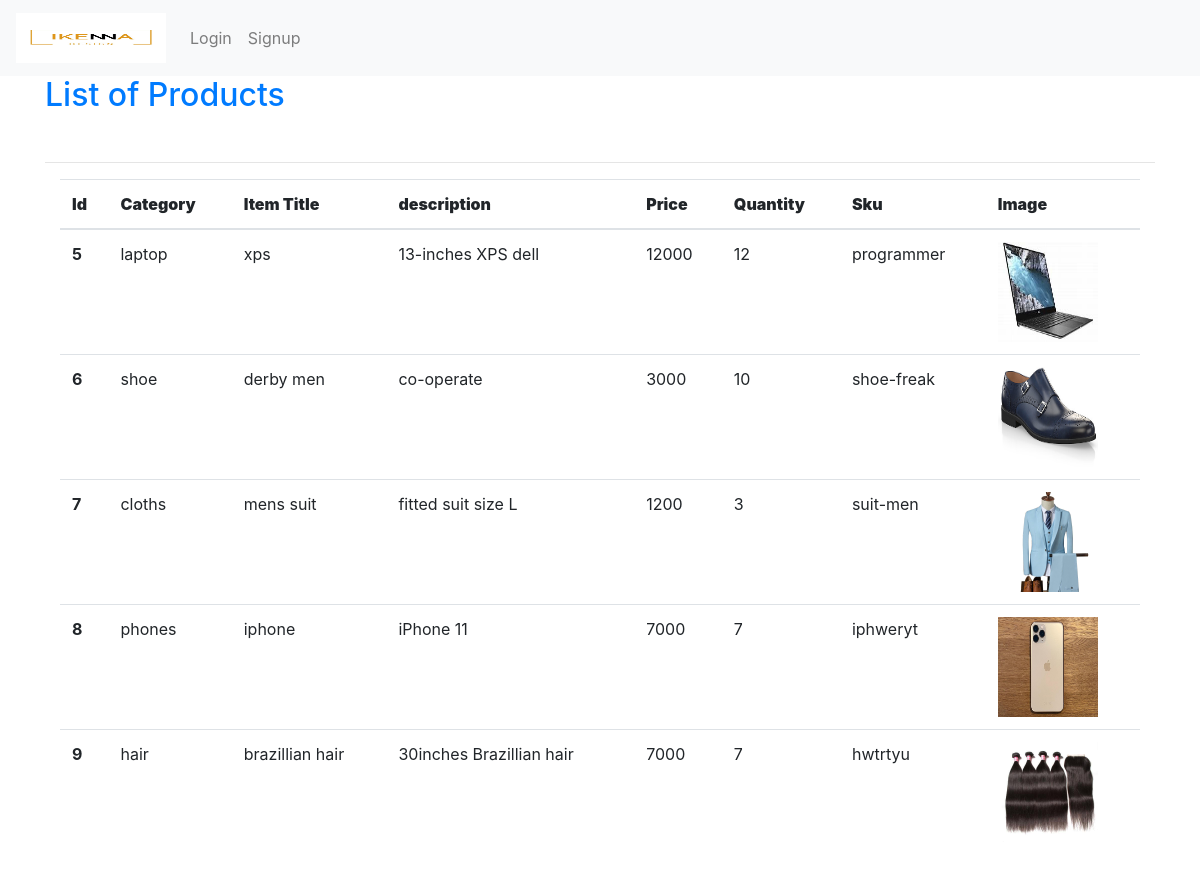
The page / on the database its author committed.
### product/models.py (models this page shows, shortened)
class Product(models.Model):
    item_title = models.CharField(max_length=100)
    category = models.ForeignKey(Maincat, default=None) #category
    description = models.TextField()
    price = models.CharField(max_length=100)
    quantity = models.CharField(max_length=100)
    sku = models.CharField(max_length=100)
    date = models.DateTimeField(auto_now_add=True)
    thumb = models.ImageField(default='default.png', blank=True)

### maincat/models.py (models this page shows)
class Maincat(models.Model):
    category = models.CharField(max_length=100,unique=True)
    def __str__(self):
        return self.category

### category/views.py (the view)
# urls.py: url(r'^$', views.catIndex),
def catIndex(request):
    productList = Product.objects.all()
    return render(request,'catIndex.html', {'productList':productList})

### category/templates/catIndex.html (shortened to what this page needs)
{%extends 'base_layout.html'%}
{%block content%}
    <div class="create-product">
         <a href="{%url 'home'%}"><h2> List of Products </h2></a><br/>
        <hr>
        <div class="col-md-12">
            <table class="table">
                <thead>
                    <th><strong>Id</strong> </th>
                    <th><strong>Category</strong> </th>
                    <th><strong>Item Title</strong> </th>
                    <th><strong>description</strong> </th>
                    <th><strong>Price</strong> </th>
                    <th><strong>Quantity</strong> </th>
                    <th><strong>Sku</strong> </th>
                    <th><strong>Image</strong> </th>
                </thead>
                {% for item in productList %}
                    <tr>
                        <td><strong>{{item.id}}</strong></td>
                        <td>{{item.category}}</td>
                        <td>{{item.item_title}}</td>
                        <td>{{item.description}}</td>
                        <td>{{item.price}}</td>
                        <td>{{item.quantity}}</td>
                        <td>{{item.sku}}</td>
                        <td><img src ="{{item.thumb.url}}" height= "100" width="100" /> </td>
                    </tr>
                {% endfor %}
            </table >
        </div>
    </div>
{% endblock %}

### category/templates/base_layout.html (shortened to what this page needs)
{% load static from staticfiles %}
<!DOCTYPE html>
<html>
    <head>
        <link rel="stylesheet" href="https://stackpath.bootstrapcdn.com/bootstrap/4.4.1/css/bootstrap.min.css">
    </head>
    <body>
        <header class="wrapper">
            <nav class="navbar navbar-expand-lg navbar-light bg-light">
                <a class="navbar-brand" href="{% url 'home' %}"><img src="{% static 'logo.png'%}" height= "50" width="150"/></a>
                <ul class="navbar-nav mr-auto">
                    {% if user.is_authenticated %}
                    <li class="nav-item">
                        <form class="nav-link" action="{% url 'accounts:logout'%}" method="post">
                            {% csrf_token %}
                            <button type="submit">Logout</button>
                        </form>
                    </li>
                    <li class="nav-item"><a href="{% url 'product:add'%}" class="nav-link"> +Add New Product |</a></li>
                    <li class="nav-item"><a href="{% url 'maincat:add'%}" class="nav-link"> +Add New Category |</a></li>
                    <li class="nav-item"><a href="{% url 'product:list'%}" class="nav-link"> Product-List |</a></li>
                    <li class="nav-item"><a href="{% url 'maincat:list'%}" class="nav-link"> Category-List</a></li>
                    {% else %}
                        <li class="nav-item"><a href="{% url 'accounts:login' %}" class="nav-link"> Login</a></li>
                        <li class="nav-item"><a href="{% url 'accounts:signup' %}" class="nav-link"> Signup</a></li>
                    {% endif %}
                </ul>
            </nav>
        </header>
        <div class="container">
            {% block content %}
            {% endblock %}
        </div>
    </body>
</html>

### rows shown on the page
Product: id "5", category "laptop", item_title "xps", description "13-inches XPS dell", price "12000", quantity "12", sku "programmer", thumb (picture)
Product: id "6", category "shoe", item_title "derby men", description "co-operate", price "3000", quantity "10", sku "shoe-freak", thumb (picture)
Product: id "7", category "cloths", item_title "mens suit", description "fitted suit size L", price "1200", quantity "3", sku "suit-men", thumb (picture)
Product: id "8", category "phones", item_title "iphone", description "iPhone 11", price "7000", quantity "7", sku "iphweryt", thumb (picture)
Product: id "9", category "hair", item_title "brazillian hair", description "30inches Brazillian hair", price "7000", quantity "7", sku "hwtrtyu", thumb (picture)
